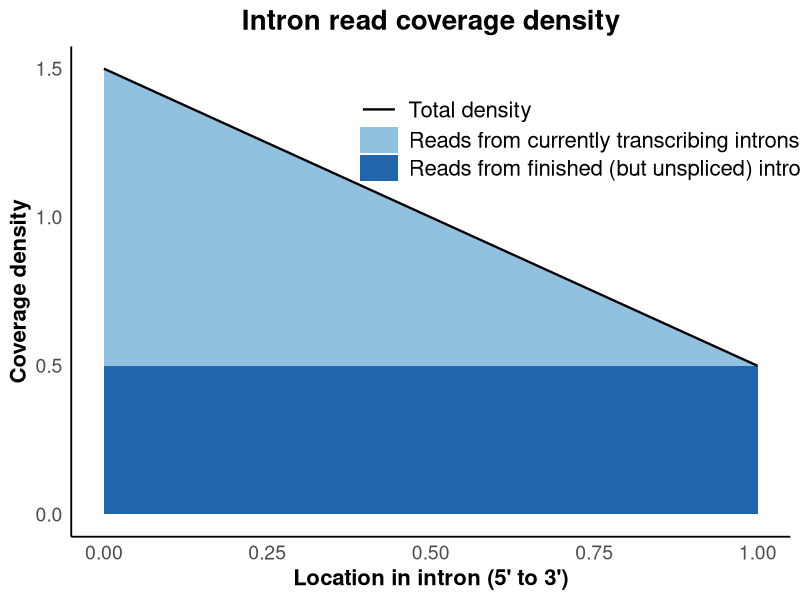
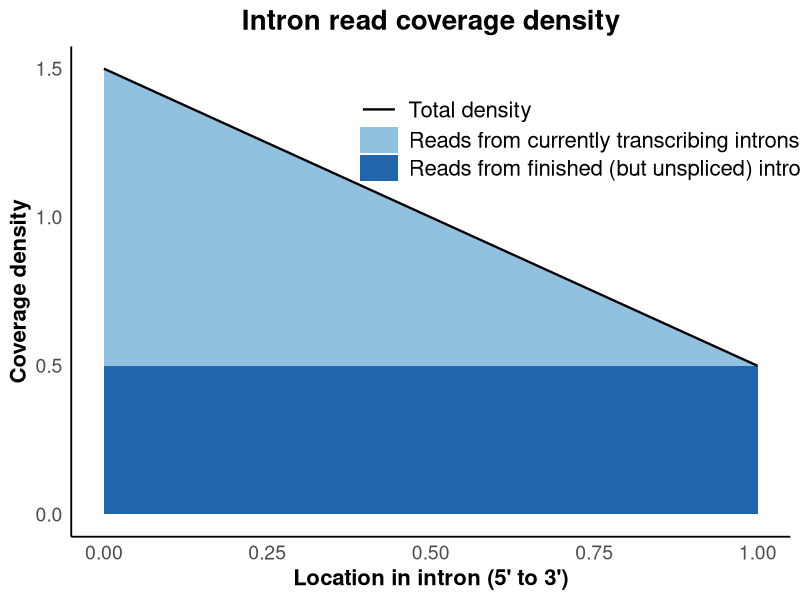

Generate these figures, in order, with R:
library(ggplot2)

# data
coverage_locations <- seq(0, 1, length.out = 100)
best_phi <- 0.5
rect <- 1 - best_phi
triangle <- 2 * best_phi * (1 - coverage_locations)
y <- rect + triangle
df <- data.frame(x = coverage_locations, total = y, rect = rect)

p <- ggplot(df, aes(x = x)) +
  # finished introns
  geom_ribbon(aes(ymin = 0, ymax = rect,
                  fill = "Reads from finished (but unspliced) introns"),
              alpha = 1) +
  # transcribing introns
  geom_ribbon(aes(ymin = rect, ymax = total,
                  fill = "Reads from currently transcribing introns"),
              alpha = 0.75) +
  # total density (line, mapped to linetype so it gets a line legend key)
  geom_line(aes(y = total, linetype = "Total density"),
            color = "black", size = 0.8) +
  
  scale_fill_manual(
    name = NULL,
    values = c(
      "Reads from currently transcribing introns" = "#6baed6",
      "Reads from finished (but unspliced) introns" = "#2166ac"
    )
  ) +
  scale_linetype_manual(
    name = NULL,
    values = c("Total density" = "solid")
  ) +
  
  labs(
    x = "Location in intron (5' to 3')",
    y = "Coverage density",
    title = "Intron read coverage density"
  ) +
  theme_minimal(base_size = 14) +
  theme(
    panel.grid = element_blank(),
    axis.line = element_line(color = "black"),
    axis.line.y.right = element_blank(),
    axis.line.x.top = element_blank(),
    plot.title = element_text(hjust = 0.5, size = 20, face = "bold"),
    legend.position = c(0.35, 0.9),   # move legend more right & slightly down
    legend.justification = c("left", "top")
  ) +
  guides(
    fill     = guide_legend(order = 2, ncol = 1),
    linetype = guide_legend(order = 1, ncol = 1,
                            override.aes = list(color = "black"))
  ) +
  theme(
    # put legend inside; tweak numbers to nudge
    legend.position = c(0.40, 0.90),          # more right & a touch down
    legend.justification = c(0, 1),           # left/top anchor
    legend.box = "vertical",
    legend.direction = "vertical",
    legend.text.align = 0,
    legend.key.width  = grid::unit(1.6, "lines"),
    legend.key.height = grid::unit(1.0, "lines"),
    legend.spacing.y  = grid::unit(0.12, "lines"),
    legend.margin     = margin(0, 0, 0, 0),
    legend.box.margin = margin(0, 0, 0, 0)
  ) +
  guides(
    # line entry (Total density) – show as line
    linetype = guide_legend(
      order = 1, ncol = 1, byrow = TRUE,
      override.aes = list(color = "black")
    ),
    # the two blue fills – stacked underneath
    fill = guide_legend(
      order = 2, ncol = 1, byrow = TRUE
    )
  ) +  theme(
    # Axis titles
    axis.title.x = element_text(size = 16, face = "bold"),
    axis.title.y = element_text(size = 16, face = "bold"),
    
    # Axis tick labels
    axis.text.x  = element_text(size = 14),
    axis.text.y  = element_text(size = 14),
    
    # Legend text
    legend.text  = element_text(size = 16),
    legend.title = element_text(size = 16, face = "bold"),  # only if you had a title
    
    #
    legend.key.width  = grid::unit(2.0, "lines"),
    legend.key.height = grid::unit(1.4, "lines")
  )
p





ggsave("/home/jakub/Desktop/phd-stuff/07_ardd/density_plot.png", 
       plot=p,
       bg = 'white',
       width = 10, 
       height = 8, 
       dpi = 300)
